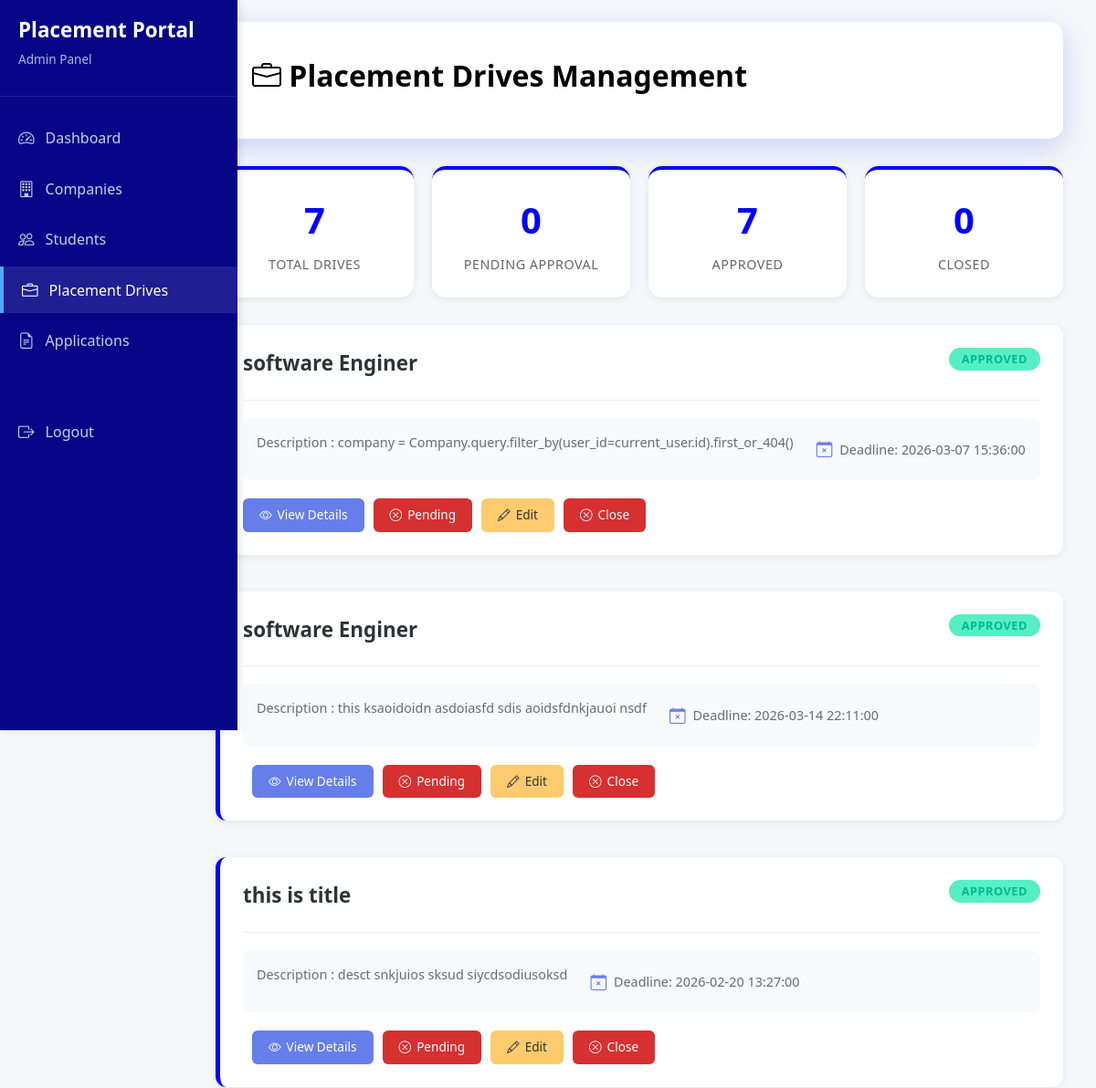
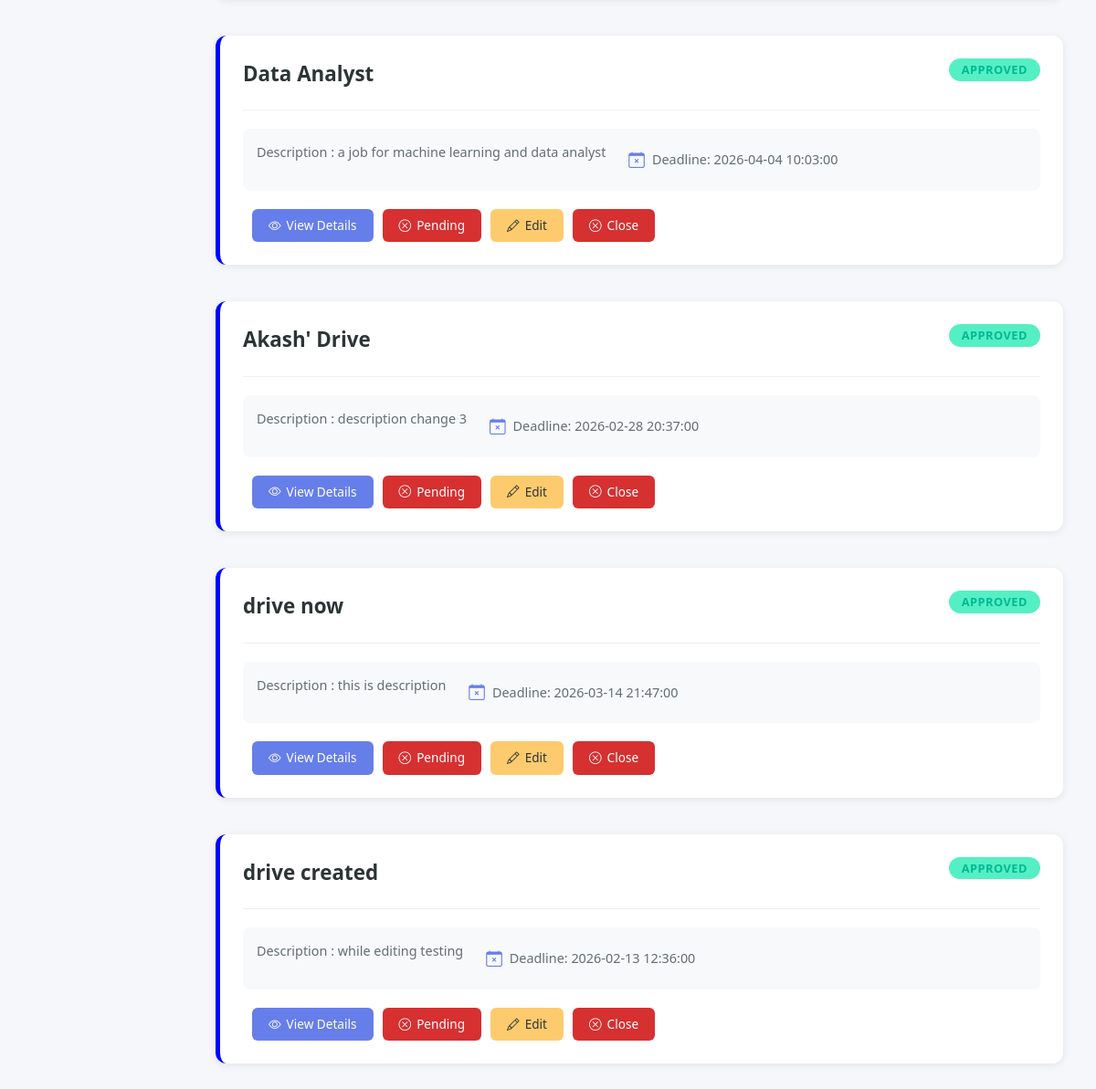
/admin/drives (signed in), run on the app's committed database (2 pictures, top to bottom).
### portal/models.py (models this page shows)
class Drive(db.Model,UserMixin):
    __tablename__ = 'placement_drives'
    id = db.Column(db.Integer , primary_key = True)
    company_id = db.Column(db.Integer,db.ForeignKey('companies.id') , nullable = False)
    job_title = db.Column(db.String(100), nullable = False)
    description = db.Column(db.String(200), nullable = False)
    eligibility = db.Column(db.String(100), nullable = False)
    deadline = db.Column(db.DateTime, nullable = False)
    status = db.Column(db.String(20), nullable = False,default ='APPROVED') #APPROVED,PENDING,CLOSED
    company = db.relationship('Company' , backref = 'companies')

### app.py (the view)
@app.route('/admin/drives')
@login_required
def admin_drives():
    d = Drive.query.all()
    t_p = len(Drive.query.filter_by(status = 'PENDING').all())
    t_a = len(Drive.query.filter_by(status = 'APPROVED').all())
    t_c = len(Drive.query.filter_by(status = 'CLOSED').all())
    return render_template('admin/admin_drives.html',t_d = len(d),t_p = t_p,t_c = t_c , t_a = t_a,drive = d)

### app.py (called while the page is built)
@login_manager.user_loader
def load_user(user_id):
    return User.query.get(int(user_id))

### templates/admin/admin_drives.html (shortened to what this page needs)
{% extends "admin/admin_base.html" %}
{% block content %}
<div class="header">
    <h1><i class="bi bi-briefcase"></i> Placement Drives Management</h1>
</div>
<div class="stats">
    <div class="stat hov">
        <div class="stat-number">{{t_d}}</div>
        <div class="stat-label">Total Drives</div>
    </div>
    <div class="stat hovr">
        <div class="stat-number">{{t_p}}</div>
        <div class="stat-label">Pending Approval</div>
    </div>
    <div class="stat hov">
        <div class="stat-number">{{t_a}}</div>
        <div class="stat-label">Approved</div>
    </div>
    <div class="stat hovr">
        <div class="stat-number">{{t_c}}</div>
        <div class="stat-label">Closed</div>
    </div>
</div>
<div class="drives-container">
    {% for d in drive %}
    <div class="drive-card pending">
        <div class="drive-header">
            <div style="display: flex; align-items: start; flex: 1;">
                <div class="drive-title-section">
                    <div class="drive-title">{{d.job_title}} </div>
                </div>
            </div>
            <div class="status-badges">
                {% if d.status == 'APPROVED'%}
                <span class="badge badge-approved">APPROVED</span>
                {% elif d.status == 'PENDING' %}
                <span class="badge badge-pending">PENDING</span>
                {% else %}
                <span class="badge badge-closed">CLOSED</span>
                {% endif %}
            </div>
        </div>
        <div class="drive-meta">
            <div class="meta-item">
                <p>Description : {{d.description}} </p>
            </div>
            <div class="meta-item">
                <i class="bi bi-calendar-x"></i>
                <span>Deadline: {{d.deadline}}</span>
            </div>
        </div>
        <div class="action-buttons">
            <a href="{{url_for('drive_detail' , drive_id = d.id)}}">
                <button class="btn-action btn-view">
                    <i class="bi bi-eye"></i> View Details
                </button>
            </a>
            <a href="{{url_for('app_drive', drive_id=d.id)}}">
                {% if d.status == 'PENDING' %}
                <button class="btn-action btn-approve">
                    <i class="bi bi-check-circle"></i> Approve
                </button>
                {% elif d.status == 'APPROVED' %}
                <button class="btn-action btn-reject">
                    <i class="bi bi-x-circle"></i> Pending
                </button>
                {% endif %}
            </a>
            <a href="{{url_for('edit_drive' , drive_id = d.id)}}">
                <button class="btn-action btn-edit">
                    <i class="bi bi-pencil"></i>
                    Edit
                </button>
            </a>
            <a href="{{url_for('close_drive', drive_id=d.id)}}">
                {% if d.status == 'CLOSED' %}
                <button class="btn-action btn-approve">
                    <i class="bi bi-check-circle"></i> Unclose
                </button>
                {% else %}
                <button class="btn-action btn-reject">
                    <i class="bi bi-x-circle"></i> Close
                </button>
                {% endif %}
        </div>
    </div>
    {% endfor %}
</div>
{% endblock %}

### templates/admin/admin_base.html (style rules this page uses)
* { margin: 0; padding: 0; box-sizing: border-box; }
body { font-family: 'Segoe UI', Tahoma, Geneva, Verdana, sans-serif; background: #f5f7fa; color: #333; }
.header { background-color: white; color: black; padding: 40px; border-radius: 15px; margin-bottom: 30px; box-shadow: 0 10px 30px rgba(102, 126, 234, 0.3); }
.header h1 { font-size: 2rem; margin-bottom: 10px; font-weight: 700; }
.stats { display: grid; grid-template-columns: repeat(auto-fit, minmax(200px, 1fr)); gap: 20px; margin-bottom: 30px; }
.stat { background: white; padding: 25px; border-radius: 12px; box-shadow: 0 2px 8px rgba(0, 0, 0, 0.08); text-align: center; transition: transform 0.3s ease, box-shadow 0.3s ease; border-top: 4px solid blue; }
.stat-number { font-size: 2.5rem; font-weight: 700; color: blue; margin-bottom: 8px; }
.stat-label { font-size: 0.9rem; color: #666; text-transform: uppercase; letter-spacing: 0.5px; font-weight: 500; }
.drives-container { display: grid; gap: 20px; }
.drive-card { background: white; border-radius: 12px; padding: 25px; box-shadow: 0 2px 8px rgba(0, 0, 0, 0.08); transition: all 0.3s ease; border-left: 5px solid blue; position: relative; }
.drive-header { display: flex; justify-content: space-between; align-items: start; margin-bottom: 20px; padding-bottom: 15px; border-bottom: 1px solid #f0f0f0; }
.drive-title-section { flex: 1; }
.drive-title { font-size: 1.4rem; font-weight: 600; color: #2d3436; margin-bottom: 8px; }
.status-badges { display: flex; gap: 8px; flex-wrap: wrap; }
.badge { padding: 6px 14px; border-radius: 20px; font-size: 0.8rem; font-weight: 600; text-transform: uppercase; letter-spacing: 0.5px; }
.badge-approved { background: #55efc4; color: #00b894; }
.drive-meta { display: flex; flex-wrap: wrap; gap: 25px; margin: 20px 0; padding: 15px; background: #f8f9fa; border-radius: 8px; }
.meta-item { display: flex; align-items: center; gap: 8px; font-size: 0.9rem; color: #636e72; }
.meta-item i { color: #667eea; font-size: 1.1rem; }
.action-buttons { display: flex; flex-wrap: wrap; gap: 10px; margin-top: 20px; }
.btn-action { padding: 8px 18px; border-radius: 6px; font-size: 0.85rem; font-weight: 500; border: none; cursor: pointer; transition: all 0.3s ease; display: inline-flex; align-items: center; gap: 6px; }
.btn-view { background: blue; color: white; }
.btn-reject { background: #d63031; color: white; }
.btn-view { background: #667eea; color: white; }
.btn-edit { background: #fdcb6e; color: #2d3436; }

### templates/admin/admin_drives.html (style rules this page uses)
a { text-decoration: none; }
.hov { border-radius: 15px; }
.hovr { border-radius: 15px; }

### data on the page
Drive: job_title "software Enginer", status "APPROVED", description "company = Company.query.filter_by(user_id=current_user.id).first_or_404()", deadline "2026-03-07 15:36:00"
Drive: job_title "software Enginer", status "APPROVED", description "this ksaoidoidn asdoiasfd sdis aoidsfdnkjauoi nsdf", deadline "2026-03-14 22:11:00"
Drive: job_title "this is title", status "APPROVED", description "desct snkjuios sksud siycdsodiusoksd", deadline "2026-02-20 13:27:00"
Drive: job_title "Data Analyst", status "APPROVED", description "a job for machine learning and data analyst", deadline "2026-04-04 10:03:00"
Drive: job_title "Akash' Drive", status "APPROVED", description "description change 3", deadline "2026-02-28 20:37:00"
Drive: job_title "drive now", status "APPROVED", description "this is description", deadline "2026-03-14 21:47:00"
Drive: job_title "drive created", status "APPROVED", description "while editing testing", deadline "2026-02-13 12:36:00"

### other printed values
{{ t_d }} "7"
{{ t_p }} "0"
{{ t_a }} "7"
{{ t_c }} "0"
